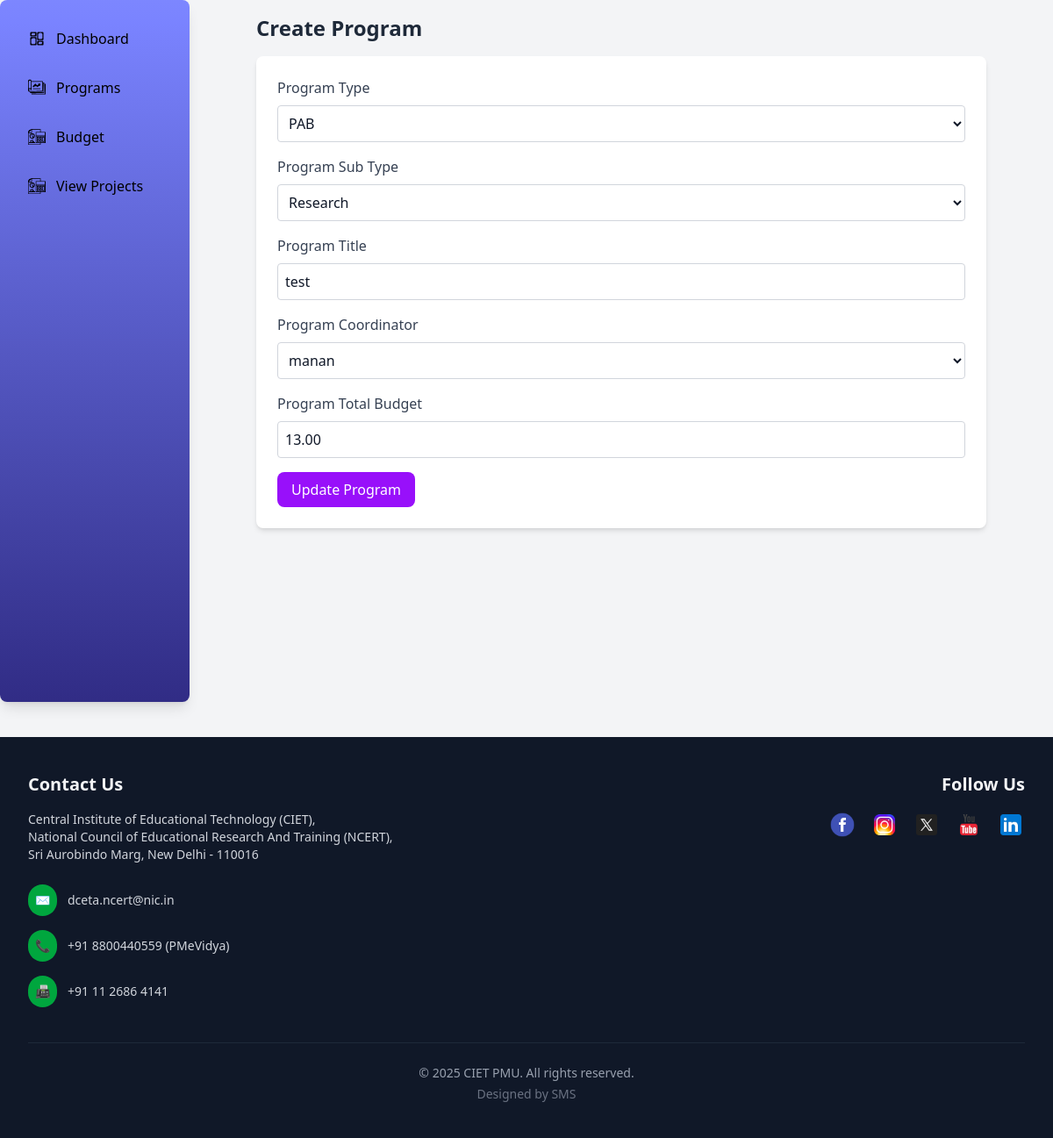
The page /projects/edit/2/ on the database its author committed.
### admin_dashboard/models.py (models this page shows)
class Program(models.Model):
    type = models.TextField(blank=True, null=True)
    title = models.TextField()
    coordinator = models.ForeignKey('User', models.DO_NOTHING)
    annual_budget = models.ForeignKey(Annualbudget, models.DO_NOTHING)
    created_at = models.DateTimeField(default=timezone.now)
    updated_at = models.DateTimeField(default=timezone.now)
    program_budget = models.DecimalField(decimal_places=2, max_digits=12)
    program_sub_type = models.TextField()
    class Meta:
        managed = False
        db_table = 'Program'

class User(models.Model):
    username = models.TextField(unique=True)
    password = models.TextField()
    role = models.TextField(blank=True, null=True)
    name = models.TextField()
    email = models.TextField(unique=True)
    class Meta:
        managed = False
        db_table = 'User'

### admin_dashboard/views.py (the view, shortened to what this page needs)
# urls.py: path('projects/edit/<int:project_id>/', views.edit_project, name='edit_project'),
def edit_project(request, project_id):
    project = get_object_or_404(Program, id=project_id)
    users = User.objects.all()
    return render(request, 'admin_dashboard/projects.html', {
        'users': users,
        'edit_mode': True,
        'project': project
    })

### admin_dashboard/templates/admin_dashboard/projects.html (shortened to what this page needs)
{% extends "layout.html" %}
{% block content %}
{% load static tailwind_tags %} {% load static %}
<div class="flex flex-col md:flex-row min-h-screen">
  {% include "partials/admin_sidebar.html" %}
  <div class="w-full md:max-w-4xl mx-auto px-4 sm:px-6 md:px-8 py-4">
    <h2 class="text-lg sm:text-xl md:text-2xl font-semibold text-gray-800 mb-4">
      Create Program
    </h2>
    <form method="POST" class="space-y-4 bg-white shadow-md rounded-lg p-4 sm:p-6">
      <div>
        <label class="block text-gray-700 mb-2 text-sm sm:text-base">Program Type</label>
        <select
          id="program-type"
          name="program_type"
          class="w-full p-2 border border-gray-300 rounded focus:outline-none focus:ring-2 focus:ring-blue-500 text-sm sm:text-base"
          required
        >
          <option value="PAB" {% if edit_mode and project.type == "PAB" %}selected{% endif %}>PAB</option>
        </select>
      </div>
      <div>
        <label class="block text-gray-700 mb-2 text-sm sm:text-base">Program Sub Type</label>
        <select
          id="program-sub-type"
          name="program_sub_type"
          class="w-full p-2 border border-gray-300 rounded focus:outline-none focus:ring-2 focus:ring-blue-500 text-sm sm:text-base"
          required
        >
  <option value="Research" {% if edit_mode and project.program_sub_type == "Research" %}selected{% endif %}>Research</option>
        </select>
      </div>
      <div>
        <label class="block text-gray-700 mb-2 text-sm sm:text-base">Program Title</label>
        <input
          type="text"
          id="program-title"
          name="program_title"
          placeholder="Enter Program Title"
          class="w-full p-2 border border-gray-300 rounded focus:outline-none focus:ring-2 focus:ring-blue-500 text-sm sm:text-base"
          required
          value="{% if edit_mode %}{{ project.title }}{% endif %}"
        />
      </div>
      <div>
        <label class="block text-gray-700 mb-2 text-sm sm:text-base">Program Coordinator</label>
        <select
          id="program-coordinator"
          name="program_coordinator"
          class="w-full p-2 border border-gray-300 rounded focus:outline-none focus:ring-2 focus:ring-blue-500 text-sm sm:text-base"
          required
        >
          {% for user in users %}
          <option value="{{ user.id }}" {% if edit_mode and project.coordinator.id == user.id %}selected{% endif %}>{{ user.get_full_name|default:user.username }}</option>
          {% endfor %}
        </select>
      </div>
      <div>
        <label class="block text-gray-700 mb-2 text-sm sm:text-base">Program Total Budget</label>
        <input
          type="number"
          id="program-budget"
          name="program_budget"
          placeholder="Enter Total Budget"
          min="0"
          step="0.01"
          class="w-full p-2 border border-gray-300 rounded focus:outline-none focus:ring-2 focus:ring-blue-500 text-sm sm:text-base"
          required
          value="{% if edit_mode %}{{ project.program_budget }}{% endif %}"
        />
      </div>
      <button
        type="submit"
        id="submit"
        class="w-full sm:w-auto px-4 py-2 bg-purple-600 hover:bg-purple-700 text-white rounded-lg text-sm sm:text-base transition focus:ring-4 focus:ring-purple-300 disabled:opacity-50"
      >
        {% if edit_mode %}Update Program{% else %}Submit{% endif %}
      </button>
    </form>
  </div>
</div>
{% endblock %}

### rows shown on the page
Program: program_type "PAB", program_sub_type "Research", program_title "test", program_coordinator "manan", program_budget "13.00"
